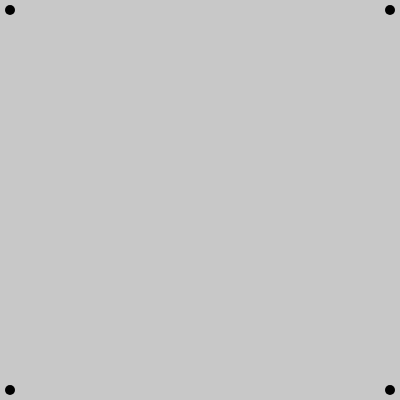
Frame 1 (no input)
Frame 60 (no input): identical to frame 1, image omitted
Frame 120 (the mouse pressed at the canvas centre since frame 60): identical to frame 1, image omitted

The p5.js sketch that drew this single still picture (run headless with seeded random() and noise() and a simulated clock; from frame 60 on, the mouse is pressed at the canvas centre):

// p5.js sketch
// ── sketch.js
function setup() {
  createCanvas(400, 400);
  strokeWeight(10);
}

function draw() {
  background(200);
  point(10,10);//top,left
  point(390, 10)//top, right
  point(10, 390);//bottom, left
  point(390, 390);//bottom, right
}
